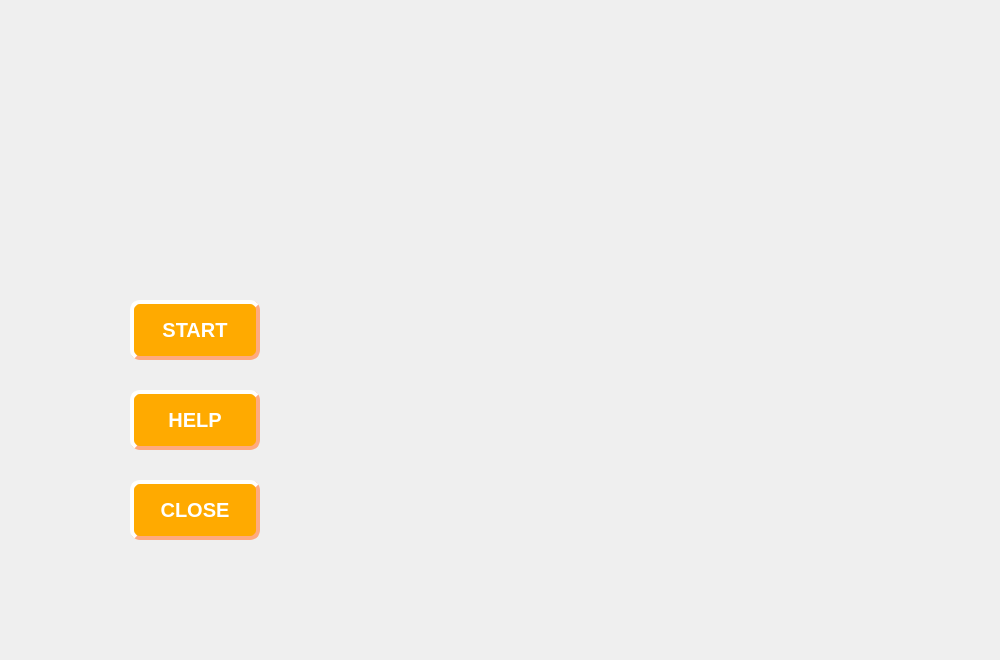
<?xml version="1.0" encoding="UTF-8"?>
<ui version="4.0">
 <class>Dialog</class>
 <widget class="QDialog" name="Dialog">
  <property name="geometry">
   <rect>
    <x>0</x>
    <y>0</y>
    <width>1000</width>
    <height>660</height>
   </rect>
  </property>
  <property name="windowTitle">
   <string>Dialog</string>
  </property>
  <property name="styleSheet">
   <string notr="true">QDialog{
background-image: url(:/image/2.jpg);
}
QPushButton{
background-color: rgb(255, 170, 0);
border-style:outset;
border-width:4px;
border-radius:10px;
	border-color: rgb(255, 170, 127);
font:bold 20px;color:rgb(255, 255, 255);
padding: 6px;

}
QPushButton:pressed{
background-color: rgb(255, 85, 0);
	border-color: rgb(255, 170, 0);
border-style:inset;
}</string>
  </property>
  <widget class="QPushButton" name="pushButton">
   <property name="geometry">
    <rect>
     <x>130</x>
     <y>300</y>
     <width>130</width>
     <height>60</height>
    </rect>
   </property>
   <property name="text">
    <string>START</string>
   </property>
  </widget>
  <widget class="QPushButton" name="pushButton_2">
   <property name="geometry">
    <rect>
     <x>130</x>
     <y>390</y>
     <width>130</width>
     <height>60</height>
    </rect>
   </property>
   <property name="text">
    <string>HELP</string>
   </property>
  </widget>
  <widget class="QPushButton" name="pushButton_3">
   <property name="geometry">
    <rect>
     <x>130</x>
     <y>480</y>
     <width>130</width>
     <height>60</height>
    </rect>
   </property>
   <property name="text">
    <string>CLOSE</string>
   </property>
  </widget>
 </widget>
 <resources/>
 <connections>
  <connection>
   <sender>pushButton_3</sender>
   <signal>clicked()</signal>
   <receiver>Dialog</receiver>
   <slot>close()</slot>
   <hints>
    <hint type="sourcelabel">
     <x>162</x>
     <y>507</y>
    </hint>
    <hint type="destinationlabel">
     <x>179</x>
     <y>686</y>
    </hint>
   </hints>
  </connection>
 </connections>
</ui>
